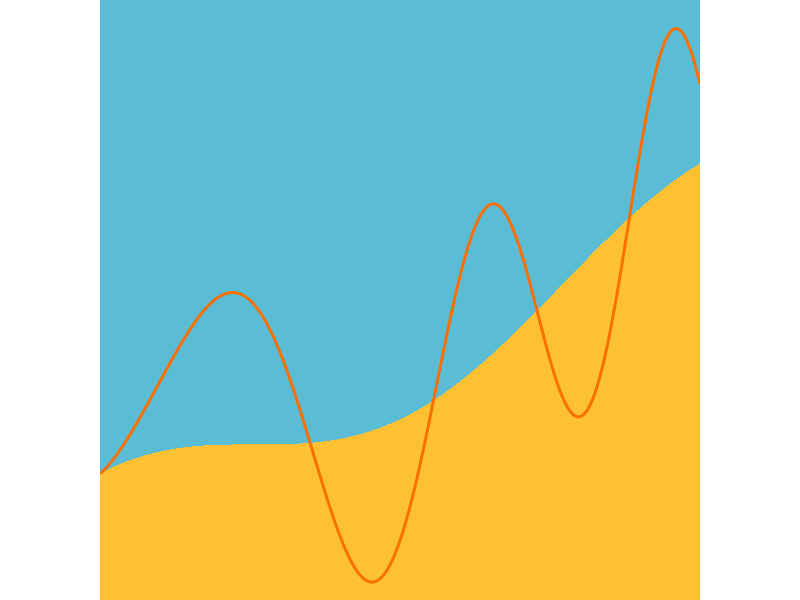
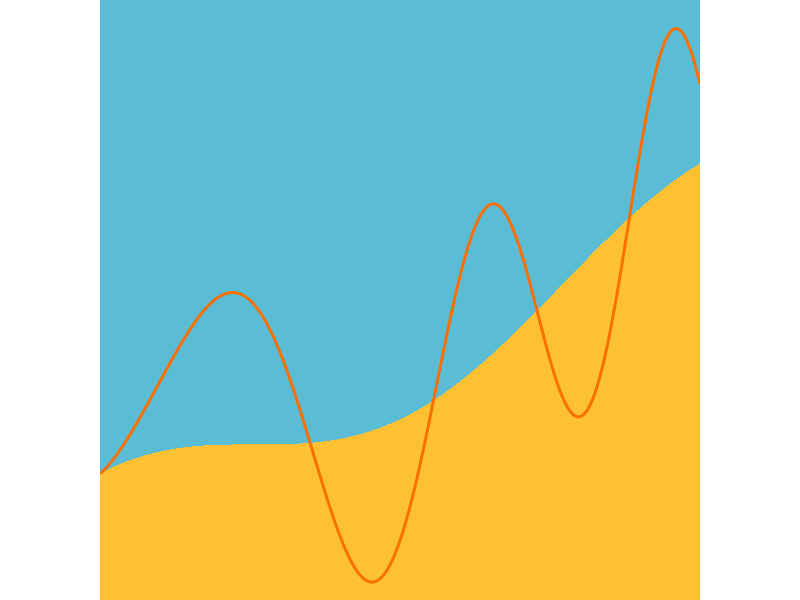
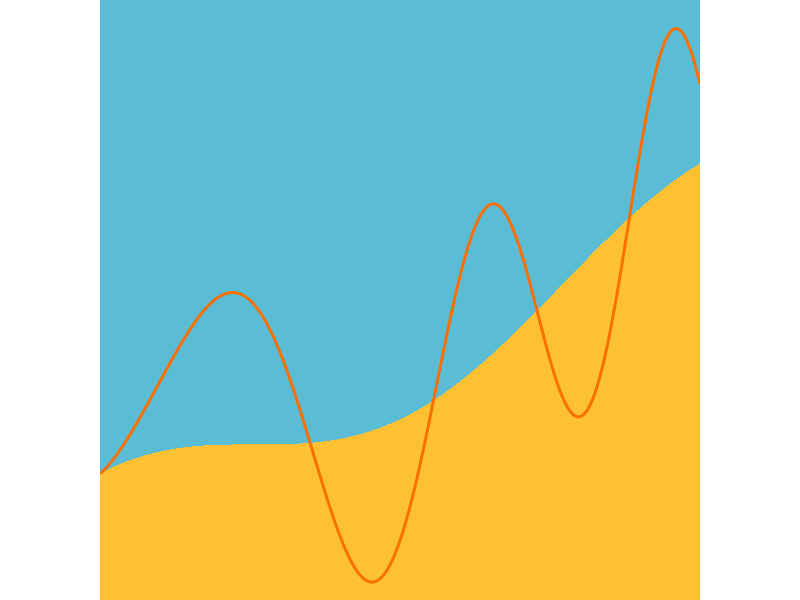
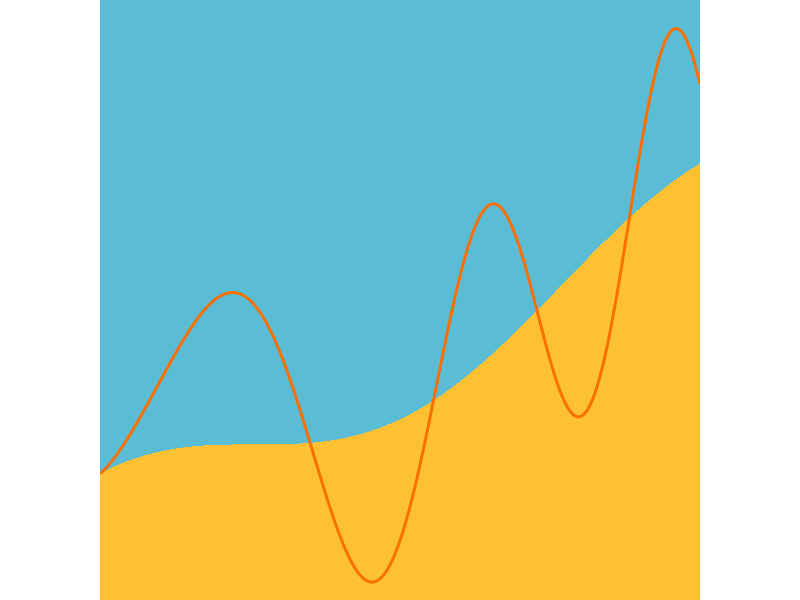

These charts were generated, in order, by the following R code:
library(ggplot2)
library(svglite)

## Colors
y1_color <- "#FEC134"
y2_color <- "#FA6F00"
y3_color <- "#5BBCD6"


##

df <- data.frame(x = seq(0, 0.975 * 2 * pi, length.out = 1000))

df$y1 <- cos(df$x) + df$x + 1.5
df$y2 <- df$y1 + 3 * sin(df$x ^ (3 / 2))

p <-
  df |>
  ggplot(aes(
    x = x
  )) +
  geom_area(aes(y = y1, fill = "y1")) +
  geom_ribbon(
    aes(
      xmin = x,
      xmax = x,
      ymin = y1,
      ymax = +Inf
    ),
    fill = y3_color
  ) +
  geom_line(aes(y = y2), color = y2_color, linewidth = 1) +
  scale_x_continuous(expand = c(0, 0), limits = c(0, 0.975 * 2 * pi)) +
  scale_y_continuous(expand = c(0, 0), limits = c(0, 1.05 * max(df$y2))) +
  scale_fill_manual(values = c(
    y1 = y1_color,
    y2 = y2_color
  )) +
  theme_void() +
  theme(
    legend.position = "none",
    aspect.ratio = 1,
    plot.margin = margin(0, 0, 0, 0),
    axis.ticks.length = unit(0, "pt")
  )

p

## Save one as a png with 32 x 32 pixels
ggsave(
  "./static-content/logo/logo-32x32.png",
  p,
  width = 1,
  height = 1,
  scale = 1,
  dpi = 32,
  bg = "transparent"
)

## Save one as a png with 180 x 180 pixels
ggsave(
  "./static-content/logo/logo-180x180.png",
  p,
  width = 1,
  height = 1,
  dpi = 180,
  bg = "transparent"
)


## Save one as SVG
ggsave(
  "./static-content/logo/logo.svg",
  p,
  width = 0.5,
  height = 0.5,
  scale = 1,
  bg = "transparent"
)
